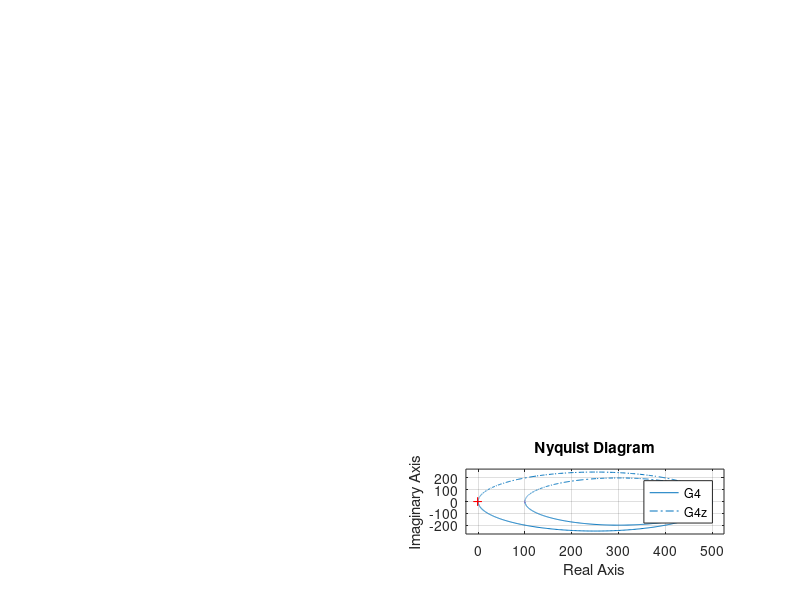

MATLAB code to generate this figure:
clc; clear; close all;
%1.2
k = 2;
z = -25;
p = [-2, -3];
G1 = zpk(z, p, k);

k = 1000;
z = -0.01;
p = [-2, -3];
G2 = zpk(z, p, k);

k = 100;
z = [-1, -0.1];
p = [-2, -3];
G3 = zpk(z, p, k);

k = 100;
z = [-1, -0.1];
p = [-0.1, -0.2];
G4 = zpk(z, p, k);
%1.3
k = 50;
z = [];
p = [-2, -3];
G1z = zpk(z, p, k);

k = 10;
G2z = zpk(z, p, k);

k = 100;
z = -0.1;
G3z = zpk(z, p, k);

p = [-0.1, -0.2];
G4z = zpk(z, p, k);

% subplot(2,2,1)
% pzmap(G1)
% legend("G1");
% subplot(2,2,2)
% pzmap(G2)
% legend("G2");
% subplot(2,2,3)
% pzmap(G3)
% legend("G3");
% subplot(2,2,4)
% pzmap(G4)
% legend("G4");

figure
subplot(4, 2, 1)
step(G1)
hold on
step(G1z)
legend("G1", "G1z");
grid on;
hold on;
subplot(4, 2, 2)
nyquist(G1)
hold on
nyquist(G1z)
legend("G2", "G2z");

subplot(4, 2, 3)
step(G2)
hold on
step(G2z)
legend("G2", "G2z");
grid on;
hold on;
subplot(4, 2, 4)
nyquist(G2)
hold on;
nyquist(G2z)
legend("G2", "G2z");

subplot(4, 2, 5)
step(G3)
hold on;
step(G3z)
grid on;
legend("G3","G3z");
hold on;
subplot(4, 2, 6)
nyquist(G3)
hold on
nyquist(G3z)
legend("G3","G3z");

subplot(4, 2, 7)
step(G4)
hold on
step(G4z)
legend("G4", "G4z");
grid on;
hold on;
subplot(4, 2, 8)
nyquist(G4)
hold on
nyquist(G4z)
legend("G4", "G4z");